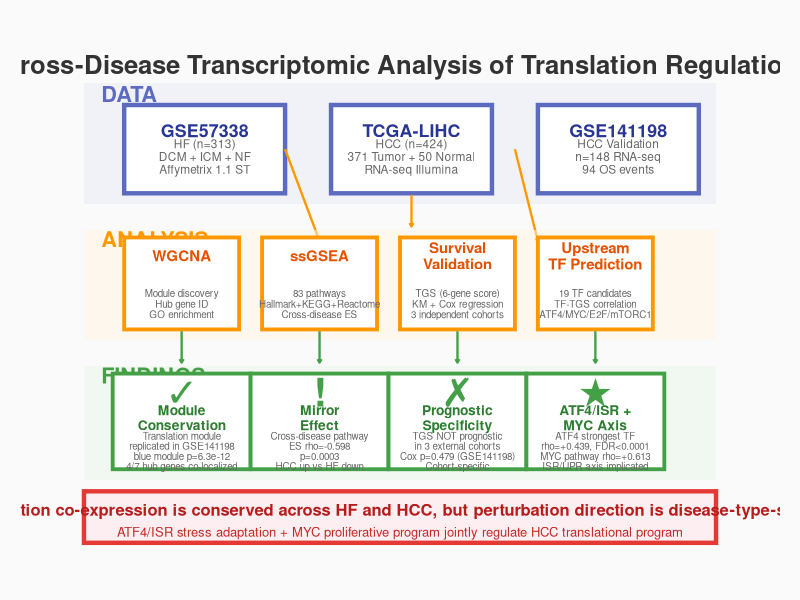

The R script that drew this image:
library(ggplot2)

PROJ_DIR <- "D:/R_projects/revision_analysis"

col_data <- "#5C6BC0"
col_ana  <- "#FF9800"
col_find <- "#43A047"
col_conc <- "#E53935"

p <- ggplot()

# DATA row background
p <- p + annotate("rect", xmin=0.5, xmax=11.5, ymin=9.5, ymax=12.8, fill="#E8EAF6", alpha=0.5, color=NA)
p <- p + annotate("text", x=0.8, y=12.5, label="DATA", fontface="bold", size=5.5, color=col_data, hjust=0)

# Three data boxes
p <- p + annotate("rect", xmin=1.2, xmax=4.0, ymin=9.8, ymax=12.2, fill="white", color=col_data, linewidth=1.5)
p <- p + annotate("text", x=2.6, y=11.5, label="GSE57338", fontface="bold", size=4.5, color="#283593")
p <- p + annotate("text", x=2.6, y=10.8, label="HF (n=313)\nDCM + ICM + NF\nAffymetrix 1.1 ST", size=3.0, lineheight=0.9, color="grey40")

p <- p + annotate("rect", xmin=4.8, xmax=7.6, ymin=9.8, ymax=12.2, fill="white", color=col_data, linewidth=1.5)
p <- p + annotate("text", x=6.2, y=11.5, label="TCGA-LIHC", fontface="bold", size=4.5, color="#283593")
p <- p + annotate("text", x=6.2, y=10.8, label="HCC (n=424)\n371 Tumor + 50 Normal\nRNA-seq Illumina", size=3.0, lineheight=0.9, color="grey40")

p <- p + annotate("rect", xmin=8.4, xmax=11.2, ymin=9.8, ymax=12.2, fill="white", color=col_data, linewidth=1.5)
p <- p + annotate("text", x=9.8, y=11.5, label="GSE141198", fontface="bold", size=4.5, color="#283593")
p <- p + annotate("text", x=9.8, y=10.8, label="HCC Validation\nn=148 RNA-seq\n94 OS events", size=3.0, lineheight=0.9, color="grey40")

# Arrows data->analysis
p <- p + annotate("segment", x=4.0, xend=4.6, y=11.0, yend=8.5, arrow=arrow(length=unit(0.1,"cm")), color=col_ana, linewidth=0.8)
p <- p + annotate("segment", x=6.2, xend=6.2, y=9.75, yend=8.9, arrow=arrow(length=unit(0.1,"cm")), color=col_ana, linewidth=0.8)
p <- p + annotate("segment", x=8.0, xend=8.4, y=11.0, yend=8.5, arrow=arrow(length=unit(0.1,"cm")), color=col_ana, linewidth=0.8)

# ANALYSIS row background
p <- p + annotate("rect", xmin=0.5, xmax=11.5, ymin=5.8, ymax=8.8, fill="#FFF3E0", alpha=0.5, color=NA)
p <- p + annotate("text", x=0.8, y=8.55, label="ANALYSIS", fontface="bold", size=5.5, color=col_ana, hjust=0)

# Analysis boxes
an <- data.frame(
  x1=c(1.2,3.6,6.0,8.4), x2=c(3.2,5.6,8.0,10.4),
  cx=c(2.2,4.6,7.0,9.4),
  t=c("WGCNA","ssGSEA","Survival\nValidation","Upstream\nTF Prediction"),
  s=c("Module discovery\nHub gene ID\nGO enrichment","83 pathways\nHallmark+KEGG+Reactome\nCross-disease ES","TGS (6-gene score)\nKM + Cox regression\n3 independent cohorts","19 TF candidates\nTF-TGS correlation\nATF4/MYC/E2F/mTORC1"),
  stringsAsFactors=FALSE
)

for(i in 1:4) {
  p <- p + annotate("rect", xmin=an$x1[i], xmax=an$x2[i], ymin=6.1, ymax=8.6, fill="white", color=col_ana, linewidth=1.3)
  p <- p + annotate("text", x=an$cx[i], y=8.1, label=an$t[i], fontface="bold", size=3.8, color="#E65100", lineheight=0.9)
  p <- p + annotate("text", x=an$cx[i], y=6.8, label=an$s[i], size=2.5, color="grey40", lineheight=0.9)
  p <- p + annotate("segment", x=an$cx[i], xend=an$cx[i], y=6.05, yend=5.2, arrow=arrow(length=unit(0.1,"cm")), color=col_find, linewidth=0.8)
}

# FINDINGS row background
p <- p + annotate("rect", xmin=0.5, xmax=11.5, ymin=2.0, ymax=5.1, fill="#E8F5E9", alpha=0.5, color=NA)
p <- p + annotate("text", x=0.8, y=4.85, label="FINDINGS", fontface="bold", size=5.5, color=col_find, hjust=0)

fn <- data.frame(
  cx=c(2.2,4.6,7.0,9.4),
  ic=c("✓","!","✗","★"),
  t=c("Module\nConservation","Mirror\nEffect","Prognostic\nSpecificity","ATF4/ISR +\nMYC Axis"),
  d=c("Translation module\nreplicated in GSE141198\nblue module p=6.3e-12\n4/7 hub genes co-localized","Cross-disease pathway\nES rho=-0.598\np=0.0003\nHCC up vs HF down","TGS NOT prognostic\nin 3 external cohorts\nCox p=0.479 (GSE141198)\nCohort-specific","ATF4 strongest TF\nrho=+0.439, FDR<0.0001\nMYC pathway rho=+0.613\nISR/UPR axis implicated"),
  stringsAsFactors=FALSE
)

for(i in 1:4) {
  p <- p + annotate("rect", xmin=fn$cx[i]-1.2, xmax=fn$cx[i]+1.2, ymin=2.3, ymax=4.9, fill="white", color=col_find, linewidth=1.3)
  p <- p + annotate("text", x=fn$cx[i], y=4.4, label=fn$ic[i], size=10, color=col_find, fontface="bold")
  p <- p + annotate("text", x=fn$cx[i], y=3.7, label=fn$t[i], fontface="bold", size=3.5, color="#2E7D32", lineheight=0.9)
  p <- p + annotate("text", x=fn$cx[i], y=2.8, label=fn$d[i], size=2.5, color="grey40", lineheight=0.85)
}

# CONCLUSION banner
p <- p + annotate("rect", xmin=0.5, xmax=11.5, ymin=0.3, ymax=1.7, fill="#FFEBEE", alpha=0.7, color=col_conc, linewidth=1.5)
p <- p + annotate("text", x=6.0, y=1.2, label="Translation co-expression is conserved across HF and HCC, but perturbation direction is disease-type-specific", fontface="bold", size=4.2, color="#B71C1C")
p <- p + annotate("text", x=6.0, y=0.6, label="ATF4/ISR stress adaptation + MYC proliferative program jointly regulate HCC translational program", size=3.3, color="#C62828")

# Title
p <- p + annotate("text", x=6.0, y=13.3, label="Cross-Disease Transcriptomic Analysis of Translation Regulation", fontface="bold", size=6.5, color="grey20")

p <- p + coord_cartesian(xlim=c(0,12), ylim=c(0,13.8))
p <- p + theme_void()
p <- p + theme(plot.background=element_rect(fill="#FAFAFA", color=NA), plot.margin=margin(15,15,15,15))

ggsave(file.path(PROJ_DIR, "figures", "Figure1_Study_Design.png"), p, width=16, height=12, dpi=300)
message("Figure 1 saved")
